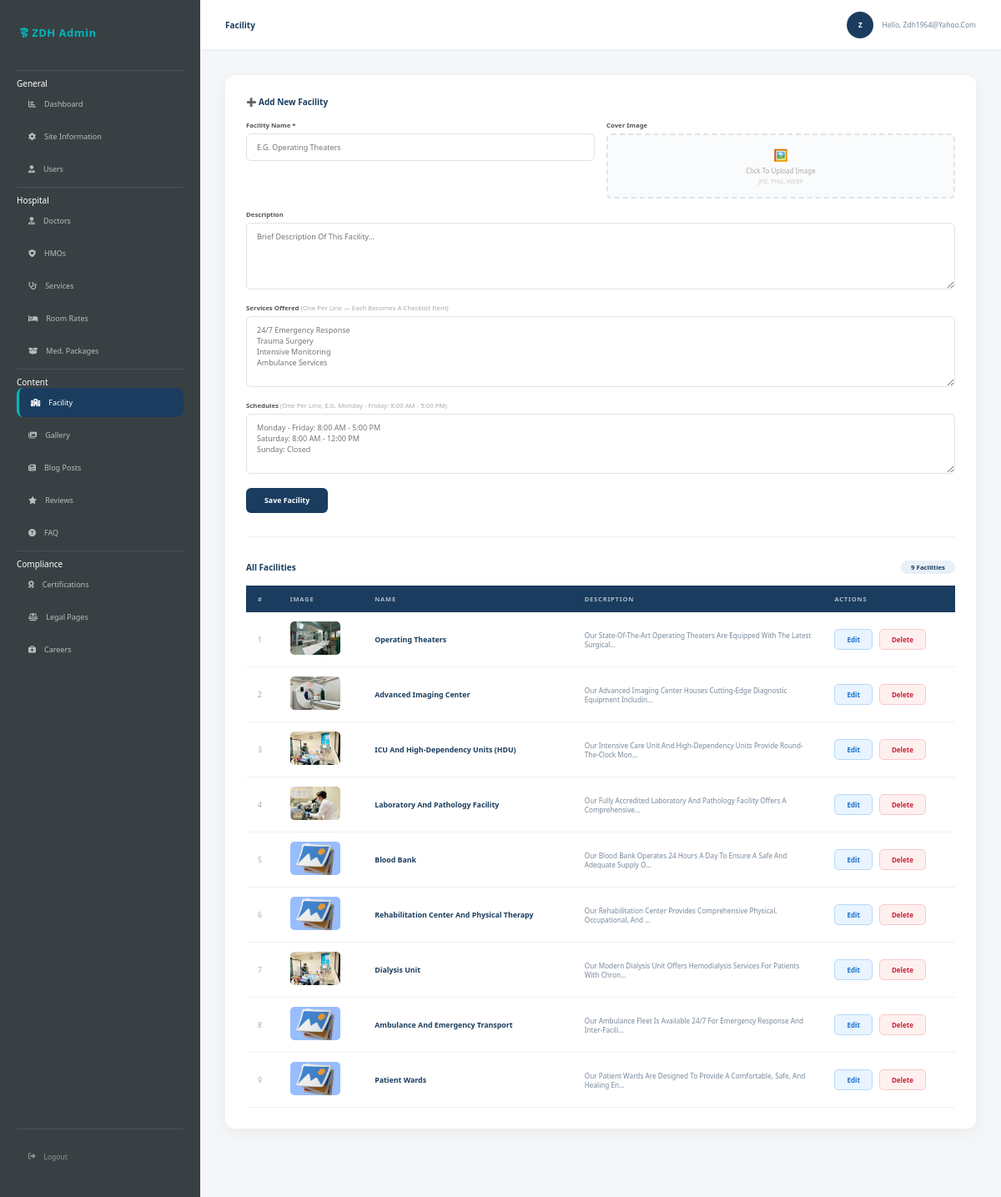
Screenshot of /admin/index.php?page=facility (signed in) with the database file from the repository.
### tables this page shows
CREATE TABLE `facilities` (
  `id` int(11) NOT NULL,
  `name` varchar(150) NOT NULL,
  `description` text DEFAULT NULL,
  `services_offered` text DEFAULT NULL,
  `schedules` text DEFAULT NULL,
  `image` varchar(255) DEFAULT '',
  `created_at` timestamp NOT NULL DEFAULT current_timestamp()
);

### admin/pages/facility.php (the view, shortened to what this page needs)
<?php
global $con;
$facilities = [];
$result     = mysqli_query($con, "SELECT * FROM facilities ORDER BY created_at DESC");
while ($row = mysqli_fetch_assoc($result)) $facilities[] = $row;
?>
<h4 id="formTitle" style="margin-bottom:16px;font-size:1rem;color:#1a3c5e;">➕ Add New Facility</h4>
<div id="facilityForm">
    <div style="display:grid;grid-template-columns:1fr 1fr;gap:14px;margin-bottom:14px;">
        <div>
            <label style="font-size:0.78rem;font-weight:600;color:#555;display:block;margin-bottom:5px;">Facility Name *</label>
            <input type="text" id="name" placeholder="e.g. Operating Theaters"
                style="width:100%;padding:9px 12px;border:1px solid #dde3ea;border-radius:6px;font-size:0.9rem;font-family:inherit;outline:none;">
        </div>
        <div>
            <label style="font-size:0.78rem;font-weight:600;color:#555;display:block;margin-bottom:5px;">Cover Image</label>
            <div id="uploadArea" onclick="document.getElementById('imageInput').click()"
                style="border:2px dashed #dde3ea;border-radius:6px;padding:14px;text-align:center;cursor:pointer;background:#fafbfc;">
                <div id="uploadPlaceholder">
                    <div style="font-size:1.4rem;margin-bottom:4px;">🖼️</div>
                    <div style="font-size:0.8rem;color:#aaa;">Click to upload image</div>
                    <div style="font-size:0.72rem;color:#ccc;margin-top:2px;">JPG, PNG, WEBP</div>
                </div>
            </div>
        </div>
        <div style="grid-column:1/-1;">
            <label style="font-size:0.78rem;font-weight:600;color:#555;display:block;margin-bottom:5px;">Description</label>
            <textarea id="description" placeholder="Brief description of this facility..."
                style="width:100%;padding:9px 12px;border:1px solid #dde3ea;border-radius:6px;font-size:0.9rem;font-family:inherit;resize:vertical;min-height:80px;outline:none;"></textarea>
        </div>
        <div style="grid-column:1/-1;">
            <label style="font-size:0.78rem;font-weight:600;color:#555;display:block;margin-bottom:5px;">
                Services Offered
                <span style="color:#aaa;font-weight:400;">(one per line — each becomes a checklist item)</span>
            </label>
            <textarea id="servicesOffered" rows="5" placeholder="24/7 Emergency Response&#10;Trauma Surgery&#10;Intensive Monitoring&#10;Ambulance Services"
                style="width:100%;padding:9px 12px;border:1px solid #dde3ea;border-radius:6px;font-size:0.9rem;font-family:inherit;resize:vertical;outline:none;"></textarea>
        </div>
        <div style="grid-column:1/-1;">
            <label style="font-size:0.78rem;font-weight:600;color:#555;display:block;margin-bottom:5px;">
                Schedules
                <span style="color:#aaa;font-weight:400;">(one per line, e.g. Monday - Friday: 8:00 AM - 5:00 PM)</span>
            </label>
            <textarea id="schedules" rows="4" placeholder="Monday - Friday: 8:00 AM - 5:00 PM&#10;Saturday: 8:00 AM - 12:00 PM&#10;Sunday: Closed"
                style="width:100%;padding:9px 12px;border:1px solid #dde3ea;border-radius:6px;font-size:0.9rem;font-family:inherit;resize:vertical;outline:none;"></textarea>
        </div>
    </div>
    <div style="display:flex;gap:10px;">
        <button onclick="saveFacility()"
            style="padding:9px 22px;background:#1a3c5e;color:white;border:none;border-radius:6px;font-size:0.88rem;font-weight:600;cursor:pointer;">
            Save Facility
        </button>
    </div>
</div>
<hr style="margin:28px 0;border:none;border-top:1px solid #eef1f5;">
<div style="display:flex;align-items:center;justify-content:space-between;margin-bottom:14px;">
    <h4 style="font-size:1rem;color:#1a3c5e;">All Facilities</h4>
    <span id="facilityCount" style="background:#e8f0f8;color:#1a3c5e;font-size:0.78rem;font-weight:700;padding:3px 12px;border-radius:20px;">
        <?= count($facilities) ?> facilit<?= count($facilities) !== 1 ? 'ies' : 'y' ?>
    </span>
</div>
<div style="overflow-x:auto;">
<table style="width:100%;border-collapse:collapse;">
    <thead>
        <tr style="background:#1a3c5e;">
            <th style="padding:11px 14px;text-align:left;font-size:0.75rem;color:rgba(255,255,255,0.65);font-weight:600;letter-spacing:0.8px;text-transform:uppercase;">#</th>
            <th style="padding:11px 14px;text-align:left;font-size:0.75rem;color:rgba(255,255,255,0.65);font-weight:600;letter-spacing:0.8px;text-transform:uppercase;">Image</th>
            <th style="padding:11px 14px;text-align:left;font-size:0.75rem;color:rgba(255,255,255,0.65);font-weight:600;letter-spacing:0.8px;text-transform:uppercase;">Name</th>
            <th style="padding:11px 14px;text-align:left;font-size:0.75rem;color:rgba(255,255,255,0.65);font-weight:600;letter-spacing:0.8px;text-transform:uppercase;">Description</th>
            <th style="padding:11px 14px;text-align:left;font-size:0.75rem;color:rgba(255,255,255,0.65);font-weight:600;letter-spacing:0.8px;text-transform:uppercase;">Actions</th>
        </tr>
    </thead>
    <tbody id="facilityTableBody">
        <?php if (empty($facilities)): ?>
            <tr><td colspan="5" style="padding:40px;text-align:center;color:#aaa;">No facilities yet. Add one above.</td></tr>
        <?php else: ?>
            <?php foreach ($facilities as $f):
                $img = !empty($f['image']) ? $f['image'] : FAC_DEFAULT;
            ?>
            <tr id="row-<?= $f['id'] ?>" style="border-bottom:1px solid #eef1f5;">
                <td style="padding:11px 14px;font-size:0.85rem;color:#aaa;"><?= $f['id'] ?></td>
                <td style="padding:11px 14px;">
                    <img src="<?= htmlspecialchars($img) ?>"
                        style="width:60px;height:40px;object-fit:cover;border-radius:5px;"
                        onerror="this.src='/hms/admin/images/default.jpg'">
                </td>
                <td style="padding:11px 14px;font-size:0.88rem;font-weight:600;color:#1a3c5e;"><?= htmlspecialchars($f['name']) ?></td>
                <td style="padding:11px 14px;font-size:0.82rem;color:#778899;max-width:260px;">
                    <?= htmlspecialchars(mb_strimwidth($f['description'] ?? '', 0, 80, '...')) ?>
                </td>
                <td style="padding:11px 14px;">
                    <div style="display:flex;gap:8px;">
                        <button onclick="editFacility(<?= $f['id'] ?>)"
                            style="padding:6px 14px;background:#e8f4ff;color:#1a6fcc;border:1px solid #b8d8f8;border-radius:5px;font-size:0.8rem;font-weight:600;cursor:pointer;">Edit</button>
                        <button onclick="deleteFacility(<?= $f['id'] ?>, '<?= htmlspecialchars(addslashes($f['name'])) ?>')"
                            style="padding:6px 14px;background:#fff0f0;color:#cc2233;border:1px solid #f8c8cc;border-radius:5px;font-size:0.8rem;font-weight:600;cursor:pointer;">Delete</button>
                    </div>
                </td>
            </tr>
            <?php endforeach; ?>
        <?php endif; ?>
    </tbody>
</table>
</div>

### css/style.css (style rules this page uses)
:root { --blue: #00b6bd; --black: #394044; --wight: #fff; }
body { overflow-x: hidden; }
* { font-family: "Inter", sans-serif; margin: 0; padding: 0; text-decoration: none; text-transform: capitalize; outline: none; box-sizing: border-box; transition: all linear 0.2s; }
html { font-size: 62.5%; overflow-x: hidden; scroll-behavior: smooth; }
hr { border-color: #9a9fa5; margin: 30px 0 20px; }

### admin/index.php (style rules this page uses)
:root { --blue: #00b6bd; --blue-dark: #008f95; --navy: #1a3c5e; --black: #394044; --white: #fff; --bg: #f4f6f8; --border: #eef1f5; }
* { margin:0; padding:0; box-sizing:border-box; font-family: Segoe UI, sans-serif; }

### rows the page displays
facilities: id "1", image (picture), name "Operating Theaters", description "Our State-Of-The-Art Operating Theaters Are Equipped With The Latest Surgical..."
facilities: id "2", image (picture), name "Advanced Imaging Center", description "Our Advanced Imaging Center Houses Cutting-Edge Diagnostic Equipment Includin..."
facilities: id "3", image (picture), name "ICU And High-Dependency Units (HDU)", description "Our Intensive Care Unit And High-Dependency Units Provide Round-The-Clock Mon..."
facilities: id "4", image (picture), name "Laboratory And Pathology Facility", description "Our Fully Accredited Laboratory And Pathology Facility Offers A Comprehensive..."
facilities: id "5", image (placeholder picture), name "Blood Bank", description "Our Blood Bank Operates 24 Hours A Day To Ensure A Safe And Adequate Supply O..."
facilities: id "6", name "Rehabilitation Center And Physical Therapy", description "Our Rehabilitation Center Provides Comprehensive Physical, Occupational, And ..."
facilities: id "7", image (picture), name "Dialysis Unit", description "Our Modern Dialysis Unit Offers Hemodialysis Services For Patients With Chron..."
facilities: id "8", name "Ambulance And Emergency Transport", description "Our Ambulance Fleet Is Available 24/7 For Emergency Response And Inter-Facili..."
facilities: id "9", name "Patient Wards", description "Our Patient Wards Are Designed To Provide A Comfortable, Safe, And Healing En..."

### other values shown
$page "Facility"
substr($_SESSION['username'], 0, 1) "Z"
$_SESSION['username'] "Zdh1964@yahoo.com"
count($facilities) "9"
